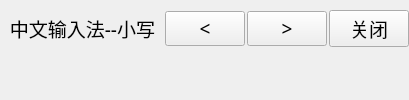
       <widget class="QWidget" name="widgetTop" native="true">
        <property name="styleSheet">
         <string notr="true">border-width:0px;</string>
        </property>
        <layout class="QVBoxLayout" name="verticalLayout">
         <property name="spacing">
          <number>6</number>
         </property>
         <property name="leftMargin">
          <number>0</number>
         </property>
         <property name="topMargin">
          <number>0</number>
         </property>
         <property name="rightMargin">
          <number>0</number>
         </property>
         <property name="bottomMargin">
          <number>0</number>
         </property>
         <item>
          <layout class="QHBoxLayout" name="lay1">
           <property name="spacing">
            <number>2</number>
           </property>
           <item>
            <widget class="QLabel" name="lab_Title">
             <property name="sizePolicy">
              <sizepolicy hsizetype="Preferred" vsizetype="Minimum">
               <horstretch>0</horstretch>
               <verstretch>0</verstretch>
              </sizepolicy>
             </property>
             <property name="minimumSize">
              <size>
               <width>0</width>
               <height>25</height>
              </size>
             </property>
             <property name="font">
              <font>
               <family>Sans</family>
               <pointsize>14</pointsize>
              </font>
             </property>
             <property name="text">
              <string>  中文输入法--小写</string>
             </property>
            </widget>
           </item>
           <item>
            <widget class="QLabel" name="labPY">
             <property name="sizePolicy">
              <sizepolicy hsizetype="Expanding" vsizetype="Preferred">
               <horstretch>0</horstretch>
               <verstretch>0</verstretch>
              </sizepolicy>
             </property>
             <property name="font">
              <font>
               <pointsize>6</pointsize>
              </font>
             </property>
             <property name="text">
              <string/>
             </property>
             <property name="alignment">
              <set>Qt::AlignCenter</set>
             </property>
            </widget>
           </item>
           <item>
            <widget class="QPushButton" name="btnPre">
             <property name="font">
              <font>
               <family>Sans</family>
               <pointsize>14</pointsize>
              </font>
             </property>
             <property name="focusPolicy">
              <enum>Qt::NoFocus</enum>
             </property>
             <property name="styleSheet">
              <string notr="true"/>
             </property>
             <property name="text">
              <string>&lt;</string>
             </property>
            </widget>
           </item>
           <item>
            <widget class="QPushButton" name="btnNext">
             <property name="font">
              <font>
               <family>Sans</family>
               <pointsize>14</pointsize>
              </font>
             </property>
             <property name="focusPolicy">
              <enum>Qt::NoFocus</enum>
             </property>
             <property name="styleSheet">
              <string notr="true"/>
             </property>
             <property name="text">
              <string>&gt;</string>
             </property>
            </widget>
           </item>
           <item>
            <widget class="QPushButton" name="btnClose">
             <property name="font">
              <font>
               <family>Sans</family>
               <pointsize>14</pointsize>
              </font>
             </property>
             <property name="focusPolicy">
              <enum>Qt::NoFocus</enum>
             </property>
             <property name="styleSheet">
              <string notr="true"/>
             </property>
             <property name="text">
              <string>关闭</string>
             </property>
            </widget>
           </item>
          </layout>
         </item>
         <item>
          <layout class="QHBoxLayout" name="lay2">
           <property name="spacing">
            <number>0</number>
           </property>
           <item>
            <widget class="QLabel" name="labCh0">
             <property name="sizePolicy">
              <sizepolicy hsizetype="Preferred" vsizetype="Fixed">
               <horstretch>0</horstretch>
               <verstretch>0</verstretch>
              </sizepolicy>
             </property>
             <property name="minimumSize">
              <size>
               <width>0</width>
               <height>25</height>
              </size>
             </property>
             <property name="font">
              <font>
               <pointsize>14</pointsize>
              </font>
             </property>
             <property name="text">
              <string/>
             </property>
             <property name="alignment">
              <set>Qt::AlignCenter</set>
             </property>
            </widget>
           </item>
           <item>
            <widget class="QLabel" name="labCh1">
             <property name="sizePolicy">
              <sizepolicy hsizetype="Preferred" vsizetype="Fixed">
               <horstretch>0</horstretch>
               <verstretch>0</verstretch>
              </sizepolicy>
             </property>
             <property name="minimumSize">
              <size>
               <width>0</width>
               <height>25</height>
              </size>
             </property>
             <property name="font">
              <font>
               <pointsize>14</pointsize>
              </font>
             </property>
             <property name="text">
              <string/>
             </property>
             <property name="alignment">
              <set>Qt::AlignCenter</set>
             </property>
            </widget>
           </item>
           <item>
            <widget class="QLabel" name="labCh2">
             <property name="sizePolicy">
              <sizepolicy hsizetype="Preferred" vsizetype="Fixed">
               <horstretch>0</horstretch>
               <verstretch>0</verstretch>
              </sizepolicy>
             </property>
             <property name="minimumSize">
              <size>
               <width>0</width>
               <height>25</height>
              </size>
             </property>
             <property name="font">
              <font>
               <pointsize>14</pointsize>
              </font>
             </property>
             <property name="text">
              <string/>
             </property>
             <property name="alignment">
              <set>Qt::AlignCenter</set>
             </property>
            </widget>
           </item>
           <item>
            <widget class="QLabel" name="labCh3">
             <property name="sizePolicy">
              <sizepolicy hsizetype="Preferred" vsizetype="Fixed">
               <horstretch>0</horstretch>
               <verstretch>0</verstretch>
              </sizepolicy>
             </property>
             <property name="minimumSize">
              <size>
               <width>0</width>
               <height>25</height>
              </size>
             </property>
             <property name="font">
              <font>
               <pointsize>14</pointsize>
              </font>
             </property>
             <property name="text">
              <string/>
             </property>
             <property name="alignment">
              <set>Qt::AlignCenter</set>
             </property>
            </widget>
           </item>
           <item>
            <widget class="QLabel" name="labCh4">
             <property name="sizePolicy">
              <sizepolicy hsizetype="Preferred" vsizetype="Fixed">
               <horstretch>0</horstretch>
               <verstretch>0</verstretch>
              </sizepolicy>
             </property>
             <property name="minimumSize">
              <size>
               <width>0</width>
               <height>25</height>
              </size>
             </property>
             <property name="font">
              <font>
               <pointsize>14</pointsize>
              </font>
             </property>
             <property name="text">
              <string/>
             </property>
             <property name="alignment">
              <set>Qt::AlignCenter</set>
             </property>
            </widget>
           </item>
           <item>
            <widget class="QLabel" name="labCh5">
             <property name="sizePolicy">
              <sizepolicy hsizetype="Preferred" vsizetype="Fixed">
               <horstretch>0</horstretch>
               <verstretch>0</verstretch>
              </sizepolicy>
             </property>
             <property name="minimumSize">
              <size>
               <width>0</width>
               <height>25</height>
              </size>
             </property>
             <property name="font">
              <font>
               <pointsize>14</pointsize>
              </font>
             </property>
             <property name="text">
              <string/>
             </property>
             <property name="alignment">
              <set>Qt::AlignCenter</set>
             </property>
            </widget>
           </item>
           <item>
            <widget class="QLabel" name="labCh6">
             <property name="sizePolicy">
              <sizepolicy hsizetype="Preferred" vsizetype="Fixed">
               <horstretch>0</horstretch>
               <verstretch>0</verstretch>
              </sizepolicy>
             </property>
             <property name="minimumSize">
              <size>
               <width>0</width>
               <height>25</height>
              </size>
             </property>
             <property name="font">
              <font>
               <pointsize>14</pointsize>
              </font>
             </property>
             <property name="text">
              <string/>
             </property>
             <property name="alignment">
              <set>Qt::AlignCenter</set>
             </property>
            </widget>
           </item>
           <item>
            <widget class="QLabel" name="labCh7">
             <property name="sizePolicy">
              <sizepolicy hsizetype="Preferred" vsizetype="Fixed">
               <horstretch>0</horstretch>
               <verstretch>0</verstretch>
              </sizepolicy>
             </property>
             <property name="minimumSize">
              <size>
               <width>0</width>
               <height>25</height>
              </size>
             </property>
             <property name="font">
              <font>
               <pointsize>14</pointsize>
              </font>
             </property>
             <property name="text">
              <string/>
             </property>
             <property name="alignment">
              <set>Qt::AlignCenter</set>
             </property>
            </widget>
           </item>
           <item>
            <widget class="QLabel" name="labCh8">
             <property name="sizePolicy">
              <sizepolicy hsizetype="Preferred" vsizetype="Fixed">
               <horstretch>0</horstretch>
               <verstretch>0</verstretch>
              </sizepolicy>
             </property>
             <property name="minimumSize">
              <size>
               <width>0</width>
               <height>25</height>
              </size>
             </property>
             <property name="font">
              <font>
               <pointsize>14</pointsize>
              </font>
             </property>
             <property name="text">
              <string/>
             </property>
             <property name="alignment">
              <set>Qt::AlignCenter</set>
             </property>
            </widget>
           </item>
           <item>
            <widget class="QLabel" name="labCh9">
             <property name="sizePolicy">
              <sizepolicy hsizetype="Preferred" vsizetype="Fixed">
               <horstretch>0</horstretch>
               <verstretch>0</verstretch>
              </sizepolicy>
             </property>
             <property name="minimumSize">
              <size>
               <width>0</width>
               <height>25</height>
              </size>
             </property>
             <property name="font">
              <font>
               <pointsize>14</pointsize>
              </font>
             </property>
             <property name="text">
              <string/>
             </property>
             <property name="alignment">
              <set>Qt::AlignCenter</set>
             </property>
            </widget>
           </item>
          </layout>
         </item>
        </layout>
       </widget>
